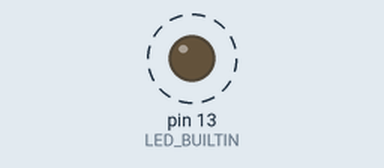
Bench run of a sketch on a simulated Arduino Uno, built with avr-gcc and run on an emulated ATmega328P. Parts: output pins drawn as LEDs (lit = HIGH). Dashed ring = blinking.

Above: at 0.2 s.
Timing chart, 0 to 3.0 s (numbered marks = the images above):
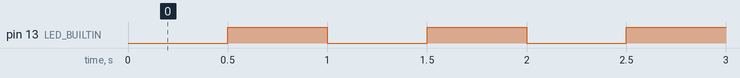

Measured:
- by itself, pin 13 (LED_BUILTIN): alternates HIGH for 0.50 s and LOW for 0.50 s

The sketch:

funcion_millis___.ino
```cpp
long ultimosMillis = 0;
const long intervalos = 500;
void setup() {
  pinMode(LED_BUILTIN, OUTPUT);

}


void loop() {
  long titilo = millis();

if(titilo - ultimosMillis >= intervalos){
   ultimosMillis = titilo;

 if(digitalRead(LED_BUILTIN)== LOW){
  digitalWrite(LED_BUILTIN,HIGH);
  } else {
    digitalWrite(LED_BUILTIN,LOW);
    }
  }
}
```
